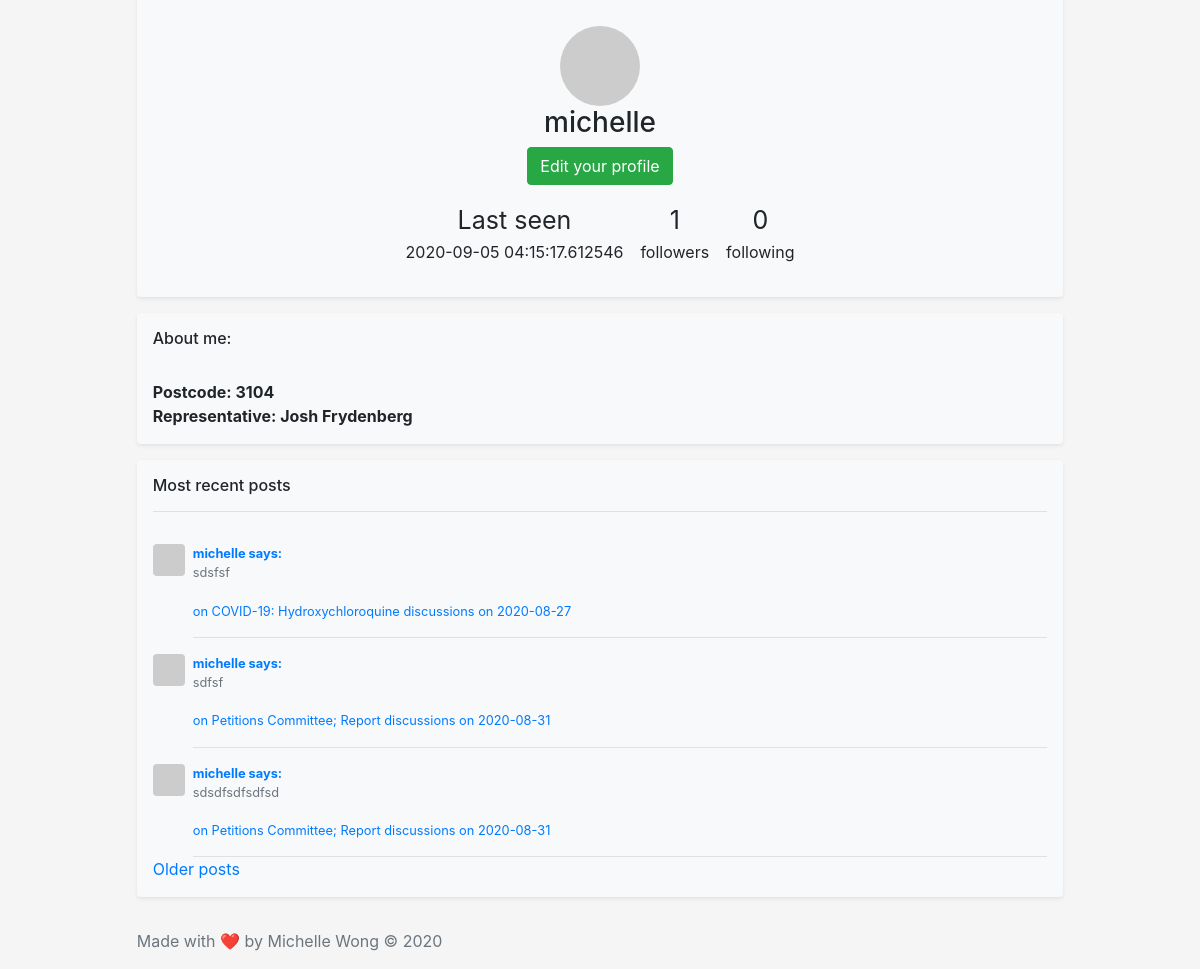
/user/michelle (signed in), run on the app's committed database.
### app/models.py (models this page shows, shortened)
class User(UserMixin, db.Model):
    id = db.Column(db.Integer, primary_key=True)
    username = db.Column(db.String(64), index=True, unique=True)
    email = db.Column(db.String(120), index=True, unique=True)
    password_hash = db.Column(db.String(128))
    posts = db.relationship('Post', backref='author', lazy='dynamic')
    about_me = db.Column(db.String(140))
    representative = db.Column(db.String(100))
    constituency = db.Column(db.String(100))
    postcode = db.Column(db.String(64))
    last_seen = db.Column(db.DateTime, default=datetime.utcnow)
    followed = db.relationship(
        'User', secondary=followers,
        primaryjoin=(followers.c.follower_id == id),
        secondaryjoin=(followers.c.followed_id == id),
        backref=db.backref('followers', lazy='dynamic'), lazy='dynamic')
    def avatar(self, size):
        digest = md5(self.email.lower().encode('utf-8')).hexdigest()
        return 'https://www.gravatar.com/avatar/{}?d=identicon&s={}'.format(
            digest, size)

class Post(db.Model):
    id = db.Column(db.Integer, primary_key=True)
    body = db.Column(db.String(140))
    timestamp = db.Column(db.DateTime, index=True, default=datetime.utcnow)
    user_id = db.Column(db.Integer, db.ForeignKey('user.id'))
    speech_id = db.Column(db.Integer, db.ForeignKey('speech.id'))

class MinorHeading(db.Model):
    __tablename__ = 'minorheading'
    id = db.Column(db.Integer, primary_key=True)
    order_id = db.Column(db.Integer,index=True)
    major_id = db.Column(db.Integer, db.ForeignKey('majorheading.id'))
    body = db.Column(db.String(140))
    speech = db.relationship('Speech', backref='minorheading', lazy='dynamic')

class Hansard(db.Model):
    id = db.Column(db.Integer, primary_key=True)
    date = db.Column(db.String(140))
    majorheading = db.relationship('MajorHeading', backref='hansard', lazy='dynamic')

### app/routes.py (the view)
@app.route('/user/<username>')
@login_required
def user(username):
    user = User.query.filter_by(username=username).first_or_404()
    page = request.args.get('page', 1, type=int)
    posts = user.posts.order_by(Post.timestamp.desc()).paginate(
        page, 3, False)
    next_url = url_for('user', username=user.username, page=posts.next_num) \
        if posts.has_next else None
    prev_url = url_for('user', username=user.username, page=posts.prev_num) \
        if posts.has_prev else None
    form = EmptyForm()
    return render_template('user.html', user=user, posts=posts.items,
                           next_url=next_url, prev_url=prev_url, form=form)

### app/models.py (called while the page is built)
@login.user_loader
def load_user(id):
    return User.query.get(int(id))

### app/routes.py (called while the page is built)
@app.before_request
def before_request():
    if current_user.is_authenticated:
        current_user.last_seen = datetime.utcnow()
        db.session.commit()

### app/templates/user.html (shortened to what this page needs)
{% extends "navbar.html" %}
{% block content %}
<br><br>
<div class="my-3 p-3 bg-light text-center rounded box-shadow shadow-sm">
  <br>
  <img class ="profile" src="{{ user.avatar(128) }}">
  <h3>{{ user.username }}</h3>
  {% if user == current_user %}
                <p>
                  <a class="btn btn-success" href="{{ url_for('edit_profile') }}" role="button">Edit your profile</a>
                {% endif %}
  <table>
    <tr>
      <td style="text-align:center"><span class = "bigger">{% if user.last_seen %}Last seen</span><br>{{ user.last_seen }}</p>{% endif %}</th>
      <td style="text-align:center"><p><span class = "bigger">{{ user.followers.count() }}</span><br> followers</p></th>
      <td style="text-align:center"><p><span class = "bigger">{{ user.followed.count() }}</span> <br>following</p></th>
</div>
<div class="my-3 p-3 bg-light rounded box-shadow shadow-sm">
  <h6>About me: </h6>
  <br> <b>Postcode: {{user.postcode}}</b>
  <br> <b>Representative: {{user.representative}}</b>
</div>
<div class="my-3 p-3 bg-light rounded box-shadow shadow-sm">
  <h6> Most recent posts</h6>
    <hr>
    {% for post in posts %}
        {% include '_post.html' %}
    {% endfor %}
    {% if next_url %}
    <a href="{{ next_url }}">Older posts</a>
    {% endif %}
</div>
{% endblock %}

### app/templates/_post.html
        <div class="media text-muted pt-3">
          <img data-src="holder.js/31x32?theme=thumb&amp;bg=007bff&amp;fg=007bff&amp;size=1" alt="32x32" class="mr-2 rounded" style="width: 32px; height: 32px;" src={{ post.author.avatar(36) }} data-holder-rendered="true">
          <p class="media-body pb-3 mb-0 small lh-125 border-bottom border-gray">
            <strong class="d-block text-gray-dark"><a href="{{ url_for('user', username=post.author.username) }}">{{post.author.username}} says: </a></strong>
          {{post.body}}
          <br>
          <br>
          <a href="/hansard/{{post.speech.minorheading.majorheading.hansard.date+"#"+post.speech.exact_id}}"> on {{post.speech.minorheading.body}} discussions on {{post.speech.minorheading.majorheading.hansard.date}}</a>
           </p>
        </div>

### app/css/file.css (style rules this page uses)
html, body { height: 100%; }

### app/templates/user.html (style rules this page uses)
.profile { border-radius: 50%; margin-left: auto; margin-right: auto; }
table { margin-left: auto; margin-right: auto; border-spacing: 15px 0px; border-collapse: separate; }
.bigger { font-size:25px; }

### data on the page
User: username "michelle", last_seen "2020-09-05 04:15:17.612546", postcode "3104", representative "Josh Frydenberg"
Post: author.username "michelle", body "sdsfsf", speech.minorheading.body "COVID-19: Hydroxychloroquine", speech.minorheading.majorheading.hansard "2020-08-27"
Post: author.username "michelle", body "sdfsf", speech.minorheading.body "Petitions Committee; Report", speech.minorheading.majorheading.hansard "2020-08-31"
Post: author.username "michelle", body "sdsdfsdfsdfsd", speech.minorheading.body "Petitions Committee; Report", speech.minorheading.majorheading.hansard "2020-08-31"

### other printed values
{{ user.followers.count() }} "1"
{{ user.followed.count() }} "0"
